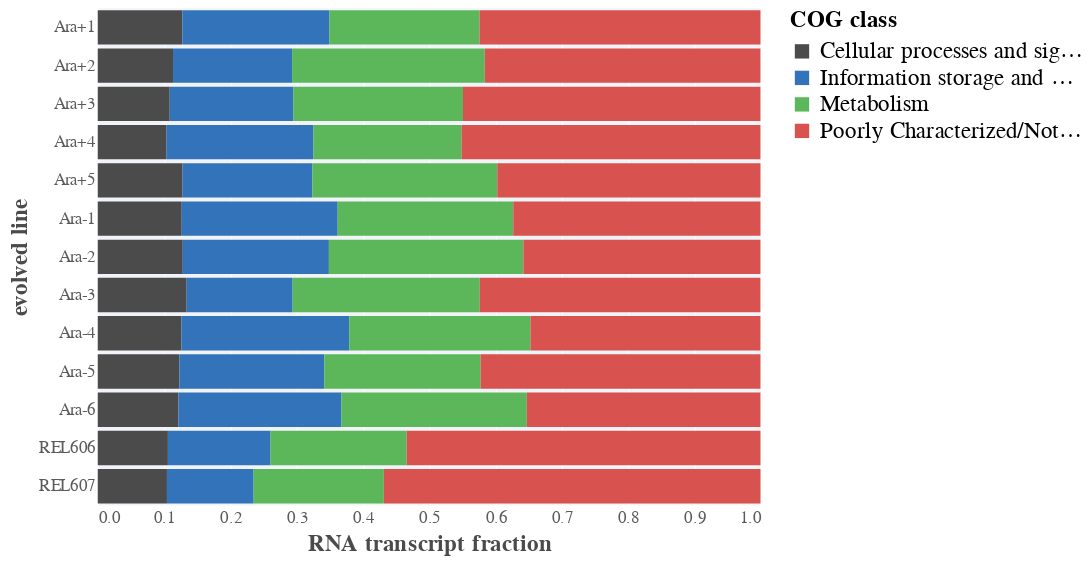

Notebook code cell kept with this figure:
### Code cell
chart = alt.Chart(agg[agg['replicate']==1]).mark_bar().encode(
            x=alt.X(field='fraction', type='quantitative', title='RNA transcript fraction'),
            y=alt.Y(field='line', type='nominal', title='evolved line'),
            color=alt.Color(field='cog_sector', type='nominal', title='COG class'))
chart

### Figure 1 — Vega-Lite specification as saved in the notebook (floating-point values rounded to 4 significant figures)
{"config": {"background": "white", "group": {"fill": "white"}, "view": {"strokeWidth": 0, "height": 300, "width": 400, "fill": "#f0f3f7"}, "point": {"size": 40, "filled": true, "opacity": 1, "strokeWidth": 0.75, "stroke": "#FFFFFF"}, "square": {"size": 40, "filled": true, "opacity": 1, "strokeWidth": 0.75, "stroke": "#FFFFFF"}, "circle": {"size": 40, "filled": true, "opacity": 1, "strokeWidth": 0.75, "stroke": "#FFFFFF"}, "line": {"size": 2}, "axis": {"domainColor": "#ffffff", "domainWidth": 0.5, "labelColor": "#5b5b5b", "labelFontSize": 10, "labelFont": "Nunito", "titleFont": "Nunito", "titleFontWeight": 700, "titleFontSize": 14, "titleColor": "#4b4b4b", "grid": true, "gridColor": "#ffffff", "gridWidth": 0.5, "ticks": false}, "range": {"category": ["#4c4b4c", "#3373ba", "#5cb75b", "#d8534f", "#8066ad", "#f0ad4d"]}, "legend": {"labelFontSize": 14, "labelFont": "Nunito", "titleFont": "Nunito", "titleFontSize": 14, "titleFontWeight": 700, "titleFontColor": "#44b4b4b", "symbolSize": 75}, "title": {"font": "Nunito", "fontWeight": 700, "fontSize": 14, "fontColor": "#4b4b4b"}}, "data": {"name": "data-fba87a93e86390f0180e54ecd9c58d86"}, "mark": "bar", "encoding": {"color": {"type": "nominal", "field": "cog_sector", "title": "COG class"}, "x": {"type": "quantitative", "field": "fraction", "title": "RNA transcript fraction"}, "y": {"type": "nominal", "field": "line", "title": "evolved line"}}, "$schema": "https://vega.github.io/schema/vega-lite/v4.8.1.json", "datasets": {"data-fba87a93e86390f0180e54ecd9c58d86": [{"line": "Ara+1", "replicate": 1, "cog_sector": "Cellular processes and signaling", "est_counts": 405703, "eff_length": 869900.0, "length": 889262, "tpm": 19500.0, "fraction": 0.1276}, {"line": "Ara+1", "replicate": 1, "cog_sector": "Information storage and processing", "est_counts": 705553, "eff_length": 632000.0, "length": 648185, "tpm": 57440.0, "fraction": 0.2219}, {"line": "Ara+1", "replicate": 1, "cog_sector": "Metabolism", "est_counts": 719790, "eff_length": 1750000.0, "length": 1787431, "tpm": 53180.0, "fraction": 0.2264}, {"line": "Ara+1", "replicate": 1, "cog_sector": "Poorly Characterized/Not Assigned", "est_counts": 1347383, "eff_length": 949300.0, "length": 981810, "tpm": 869900.0, "fraction": 0.4239}, {"line": "Ara+2", "replicate": 1, "cog_sector": "Cellular processes and signaling", "est_counts": 635558, "eff_length": 869900.0, "length": 889262, "tpm": 14910.0, "fraction": 0.1135}, {"line": "Ara+2", "replicate": 1, "cog_sector": "Information storage and processing", "est_counts": 1005417, "eff_length": 632000.0, "length": 648185, "tpm": 46750.0, "fraction": 0.1796}, {"line": "Ara+2", "replicate": 1, "cog_sector": "Metabolism", "est_counts": 1627396, "eff_length": 1750000.0, "length": 1787431, "tpm": 88670.0, "fraction": 0.2907}, {"line": "Ara+2", "replicate": 1, "cog_sector": "Poorly Characterized/Not Assigned", "est_counts": 2328444, "eff_length": 1010000.0, "length": 1042579, "tpm": 849600.0, "fraction": 0.4159}, {"line": "Ara+3", "replicate": 1, "cog_sector": "Cellular processes and signaling", "est_counts": 286082, "eff_length": 869900.0, "length": 889262, "tpm": 15420.0, "fraction": 0.1086}, {"line": "Ara+3", "replicate": 1, "cog_sector": "Information storage and processing", "est_counts": 491431, "eff_length": 632000.0, "length": 648185, "tpm": 45200.0, "fraction": 0.1865}, {"line": "Ara+3", "replicate": 1, "cog_sector": "Metabolism", "est_counts": 674314, "eff_length": 1750000.0, "length": 1787431, "tpm": 78460.0, "fraction": 0.2559}, {"line": "Ara+3", "replicate": 1, "cog_sector": "Poorly Characterized/Not Assigned", "est_counts": 1182434, "eff_length": 949300.0, "length": 981810, "tpm": 860900.0, "fraction": 0.4488}, {"line": "Ara+4", "replicate": 1, "cog_sector": "Cellular processes and signaling", "est_counts": 576249, "eff_length": 869900.0, "length": 889262, "tpm": 13490.0, "fraction": 0.1038}, {"line": "Ara+4", "replicate": 1, "cog_sector": "Information storage and processing", "est_counts": 1229572, "eff_length": 632000.0, "length": 648185, "tpm": 53800.0, "fraction": 0.2215}, {"line": "Ara+4", "replicate": 1, "cog_sector": "Metabolism", "est_counts": 1240322, "eff_length": 1750000.0, "length": 1787431, "tpm": 78520.0, "fraction": 0.2235}, {"line": "Ara+4", "replicate": 1, "cog_sector": "Poorly Characterized/Not Assigned", "est_counts": 2502784, "eff_length": 949300.0, "length": 981807, "tpm": 854200.0, "fraction": 0.451}, {"line": "Ara+5", "replicate": 1, "cog_sector": "Cellular processes and signaling", "est_counts": 344029, "eff_length": 869900.0, "length": 889262, "tpm": 21900.0, "fraction": 0.1279}, {"line": "Ara+5", "replicate": 1, "cog_sector": "Information storage and processing", "est_counts": 526481, "eff_length": 632000.0, "length": 648185, "tpm": 52220.0, "fraction": 0.1958}, {"line": "Ara+5", "replicate": 1, "cog_sector": "Metabolism", "est_counts": 750261, "eff_length": 1750000.0, "length": 1787431, "tpm": 88890.0, "fraction": 0.279}, {"line": "Ara+5", "replicate": 1, "cog_sector": "Poorly Characterized/Not Assigned", "est_counts": 1067659, "eff_length": 949300.0, "length": 981810, "tpm": 837000.0, "fraction": 0.3971}, {"line": "Ara-1", "replicate": 1, "cog_sector": "Cellular processes and signaling", "est_counts": 332780, "eff_length": 869900.0, "length": 889262, "tpm": 22930.0, "fraction": 0.1267}, {"line": "Ara-1", "replicate": 1, "cog_sector": "Information storage and processing", "est_counts": 618055, "eff_length": 632000.0, "length": 648185, "tpm": 71350.0, "fraction": 0.2353}, {"line": "Ara-1", "replicate": 1, "cog_sector": "Metabolism", "est_counts": 695804, "eff_length": 1750000.0, "length": 1787431, "tpm": 77700.0, "fraction": 0.2649}, {"line": "Ara-1", "replicate": 1, "cog_sector": "Poorly Characterized/Not Assigned", "est_counts": 979787, "eff_length": 949300.0, "length": 981810, "tpm": 828000.0, "fraction": 0.373}, {"line": "Ara-2", "replicate": 1, "cog_sector": "Cellular processes and signaling", "est_counts": 456949, "eff_length": 869900.0, "length": 889262, "tpm": 23900.0, "fraction": 0.1283}, {"line": "Ara-2", "replicate": 1, "cog_sector": "Information storage and processing", "est_counts": 785342, "eff_length": 632000.0, "length": 648185, "tpm": 61610.0, "fraction": 0.2204}, {"line": "Ara-2", "replicate": 1, "cog_sector": "Metabolism", "est_counts": 1045530, "eff_length": 1750000.0, "length": 1787431, "tpm": 96460.0, "fraction": 0.2935}, {"line": "Ara-2", "replicate": 1, "cog_sector": "Poorly Characterized/Not Assigned", "est_counts": 1273919, "eff_length": 949300.0, "length": 981810, "tpm": 818000.0, "fraction": 0.3576}, {"line": "Ara-3", "replicate": 1, "cog_sector": "Cellular processes and signaling", "est_counts": 145946, "eff_length": 869900.0, "length": 889262, "tpm": 23180.0, "fraction": 0.1341}, {"line": "Ara-3", "replicate": 1, "cog_sector": "Information storage and processing", "est_counts": 173969, "eff_length": 632000.0, "length": 648185, "tpm": 40350.0, "fraction": 0.1599}, {"line": "Ara-3", "replicate": 1, "cog_sector": "Metabolism", "est_counts": 307193, "eff_length": 1750000.0, "length": 1787431, "tpm": 87490.0, "fraction": 0.2823}, {"line": "Ara-3", "replicate": 1, "cog_sector": "Poorly Characterized/Not Assigned", "est_counts": 460663, "eff_length": 949300.0, "length": 981810, "tpm": 849000.0, "fraction": 0.4234}, {"line": "Ara-4", "replicate": 1, "cog_sector": "Cellular processes and signaling", "est_counts": 566391, "eff_length": 869900.0, "length": 889262, "tpm": 22140.0, "fraction": 0.1263}, {"line": "Ara-4", "replicate": 1, "cog_sector": "Information storage and processing", "est_counts": 1135869, "eff_length": 632000.0, "length": 648185, "tpm": 69920.0, "fraction": 0.2532}, {"line": "Ara-4", "replicate": 1, "cog_sector": "Metabolism", "est_counts": 1226072, "eff_length": 1750000.0, "length": 1787431, "tpm": 98730.0, "fraction": 0.2733}, {"line": "Ara-4", "replicate": 1, "cog_sector": "Poorly Characterized/Not Assigned", "est_counts": 1556610, "eff_length": 949300.0, "length": 981809, "tpm": 809200.0, "fraction": 0.347}, {"line": "Ara-5", "replicate": 1, "cog_sector": "Cellular processes and signaling", "est_counts": 456151, "eff_length": 869900.0, "length": 889262, "tpm": 19100.0, "fraction": 0.1232}, {"line": "Ara-5", "replicate": 1, "cog_sector": "Information storage and processing", "est_counts": 809691, "eff_length": 632000.0, "length": 648185, "tpm": 51230.0, "fraction": 0.2186}, {"line": "Ara-5", "replicate": 1, "cog_sector": "Metabolism", "est_counts": 873079, "eff_length": 1750000.0, "length": 1787431, "tpm": 84660.0, "fraction": 0.2357}, {"line": "Ara-5", "replicate": 1, "cog_sector": "Poorly Characterized/Not Assigned", "est_counts": 1563914, "eff_length": 949300.0, "length": 981810, "tpm": 845000.0, "fraction": 0.4223}, {"line": "Ara-6", "replicate": 1, "cog_sector": "Cellular processes and signaling", "est_counts": 413095, "eff_length": 869900.0, "length": 889262, "tpm": 21680.0, "fraction": 0.1217}, {"line": "Ara-6", "replicate": 1, "cog_sector": "Information storage and processing", "est_counts": 835320, "eff_length": 632000.0, "length": 648185, "tpm": 66130.0, "fraction": 0.246}, {"line": "Ara-6", "replicate": 1, "cog_sector": "Metabolism", "est_counts": 949399, "eff_length": 1750000.0, "length": 1787431, "tpm": 103000.0, "fraction": 0.2796}, {"line": "Ara-6", "replicate": 1, "cog_sector": "Poorly Characterized/Not Assigned", "est_counts": 1196807, "eff_length": 949300.0, "length": 981810, "tpm": 809200.0, "fraction": 0.3525}, {"line": "REL606", "replicate": 1, "cog_sector": "Cellular processes and signaling", "est_counts": 487082, "eff_length": 869900.0, "length": 889262, "tpm": 12750.0, "fraction": 0.1058}, {"line": "REL606", "replicate": 1, "cog_sector": "Information storage and processing", "est_counts": 712455, "eff_length": 632000.0, "length": 648185, "tpm": 38980.0, "fraction": 0.1548}, {"line": "REL606", "replicate": 1, "cog_sector": "Metabolism", "est_counts": 945339, "eff_length": 1750000.0, "length": 1787431, "tpm": 75190.0, "fraction": 0.2054}, {"line": "REL606", "replicate": 1, "cog_sector": "Poorly Characterized/Not Assigned", "est_counts": 2456801, "eff_length": 949300.0, "length": 981810, "tpm": 873100.0, "fraction": 0.5338}, {"line": "REL607", "replicate": 1, "cog_sector": "Cellular processes and signaling", "est_counts": 544547, "eff_length": 869900.0, "length": 889262, "tpm": 11470.0, "fraction": 0.1044}, {"line": "REL607", "replicate": 1, "cog_sector": "Information storage and processing", "est_counts": 682055, "eff_length": 632000.0, "length": 648185, "tpm": 35050.0, "fraction": 0.1308}, {"line": "REL607", "replicate": 1, "cog_sector": "Metabolism", "est_counts": 1024957, "eff_length": 1750000.0, "length": 1787431, "tpm": 73890.0, "fraction": 0.1965}, {"line": "REL607", "replicate": 1, "cog_sector": "Poorly Characterized/Not Assigned", "est_counts": 2964004, "eff_length": 949300.0, "length": 981810, "tpm": 879600.0, "fraction": 0.5682}]}}
